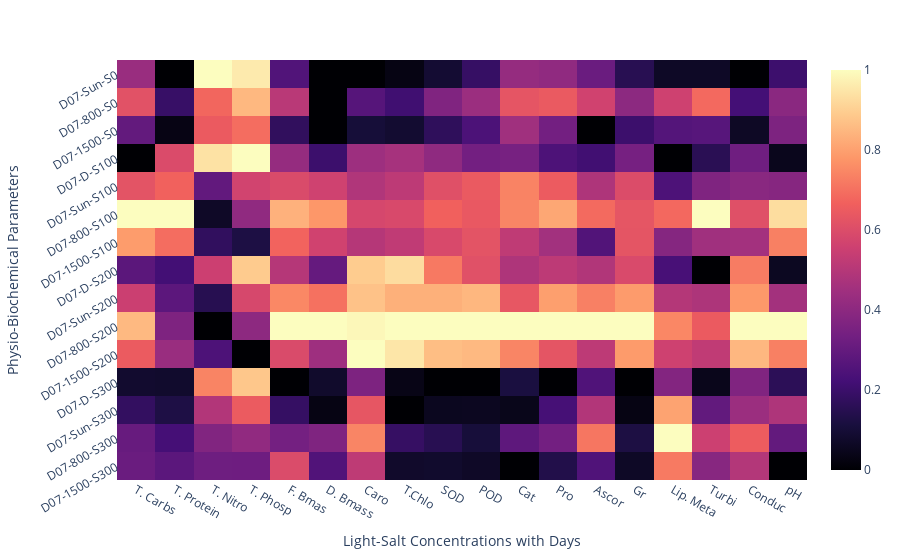

Notebook code cell kept with this figure:
### Code cell
# Load the CSV file into a pandas DataFrame
data = pd.read_csv("./Heatmap.csv")

# Set the variables as the y-axis and the first column as the x-axis
y = data.columns[2:17]
x = data.iloc[:, 0]

# Convert DataFrame to matrix and transpose it
data_matrix = data.iloc[:, 2:17].values.T

# Normalize the data_matrix
scaler = MinMaxScaler()
data_matrix_normalized = scaler.fit_transform(data_matrix)

# Create the heatmap using plotly.express
fig = px.imshow(data_matrix_normalized, y=y, x=x, labels={'y':'Physio-Biochemical Parameters', 'x':'Light-Salt Concentrations with Days'}, color_continuous_scale='magma', aspect='auto')

# Rotate the tick labels on the y-axis
fig.update_yaxes(tickangle=-30)

# Show the heatmap
fig.show()

# Save the heatmap as PNG
# pio.write_image(fig, "heatmap.png", format="png", scale=1, width=400, height=800)

### Figure 1 — Plotly figure (JSON) as saved in the notebook; plotly's stock layout.template omitted (floating-point values rounded to 4 significant figures; data arrays with more than 128 entries replaced by an {"elided": "..."} marker saying what was removed)
{"data": [{"coloraxis": "coloraxis", "hovertemplate": "Light-Salt Concentrations with Days: %{x}<br>Physio-Biochemical Parameters: %{y}<br>color: %{z}<extra></extra>", "name": "0", "type": "heatmap", "x": ["T. Carbs", "T. Protein", "T. Nitro", "T. Phosp", "F. Bmas", "D. Bmass", "Caro", "T.Chlo", "SOD", "POD", "Cat", "Pro", "Ascor", "Gr", "Lip. Meta", "Turbi", "Conduc", "pH"], "xaxis": "x", "y": ["D07-Sun-S0", "D07-800-S0", "D07-1500-S0", "D07-D-S100", "D07-Sun-S100", "D07-800-S100", "D07-1500-S100", "D07-D-S200", "D07-Sun-S200", "D07-800-S200", "D07-1500-S200", "D07-D-S300", "D07-Sun-S300", "D07-800-S300", "D07-1500-S300"], "yaxis": "y", "z": {"elided": "15x18 float values"}}], "layout": {"coloraxis": {"colorscale": [[0, "#000004"], [0.1111, "#180f3d"], [0.2222, "#440f76"], [0.3333, "#721f81"], [0.4444, "#9e2f7f"], [0.5556, "#cd4071"], [0.6667, "#f1605d"], [0.7778, "#fd9668"], [0.8889, "#feca8d"], [1, "#fcfdbf"]]}, "margin": {"t": 60}, "xaxis": {"anchor": "y", "domain": [0, 1], "title": {"text": "Light-Salt Concentrations with Days"}}, "yaxis": {"anchor": "x", "autorange": "reversed", "domain": [0, 1], "tickangle": -30, "title": {"text": "Physio-Biochemical Parameters"}}}}
